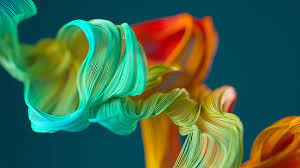
#> input picture abc.jpeg, 300 x 168 px
$ python 12-b.py
#> lines starting #> are read from the running program, lines starting #| are printed output that depends on the picture
#12.RESIZE / SCALING the image

import cv2
import numpy as np
img = cv2.imread('abc.jpeg')
#> img is the input picture: shape (168, 300, 3); mean B, G, R 75.3, 105.3, 63.1
cv2.imshow('Original Image',img)
cv2.waitKey(500)

#Now let us reduce the scale of our image from 100 to 75%
img1 = cv2.resize(img,None,fx = 0.75,fy = 0.75)
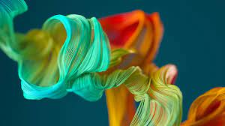
#> img1: shape (126, 225, 3); mean B, G, R 75.3, 105.2, 63
cv2.imshow('Scale down',img1)

#Now let us increase the scale of our image from 100 to 150%
img2 = cv2.resize(img,None,fx = 1.5,fy = 1.5)
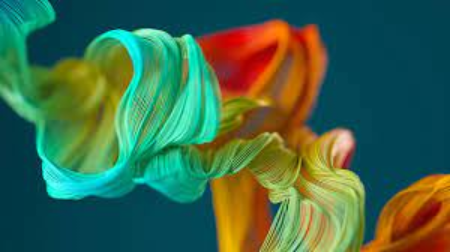
#> img2: shape (252, 450, 3); mean B, G, R 75.3, 105.2, 63
cv2.imshow('Scale up',img2)

cv2.waitKey(0)
cv2.destroyAllWindows()

$ run again, with 123.jfif saved as abc.jpeg
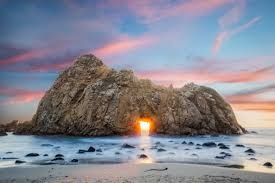
#> input picture 123.jfif, 275 x 183 px
#> img is the input picture: shape (183, 275, 3); mean B, G, R 145.6, 134.7, 135.2
#> `img1 = cv2.resize(img,None,fx = 0.75,fy = 0.75)`:
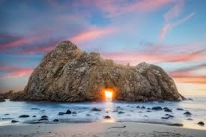
#> img1: shape (137, 206, 3); mean B, G, R 145.6, 134.6, 135.1
#> `img2 = cv2.resize(img,None,fx = 1.5,fy = 1.5)`:
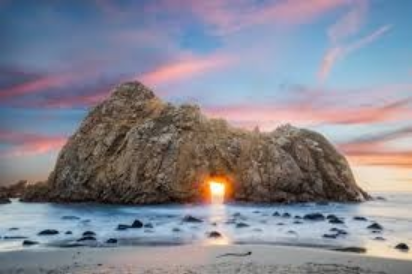
#> img2: shape (274, 412, 3); mean B, G, R 145.5, 134.6, 135
